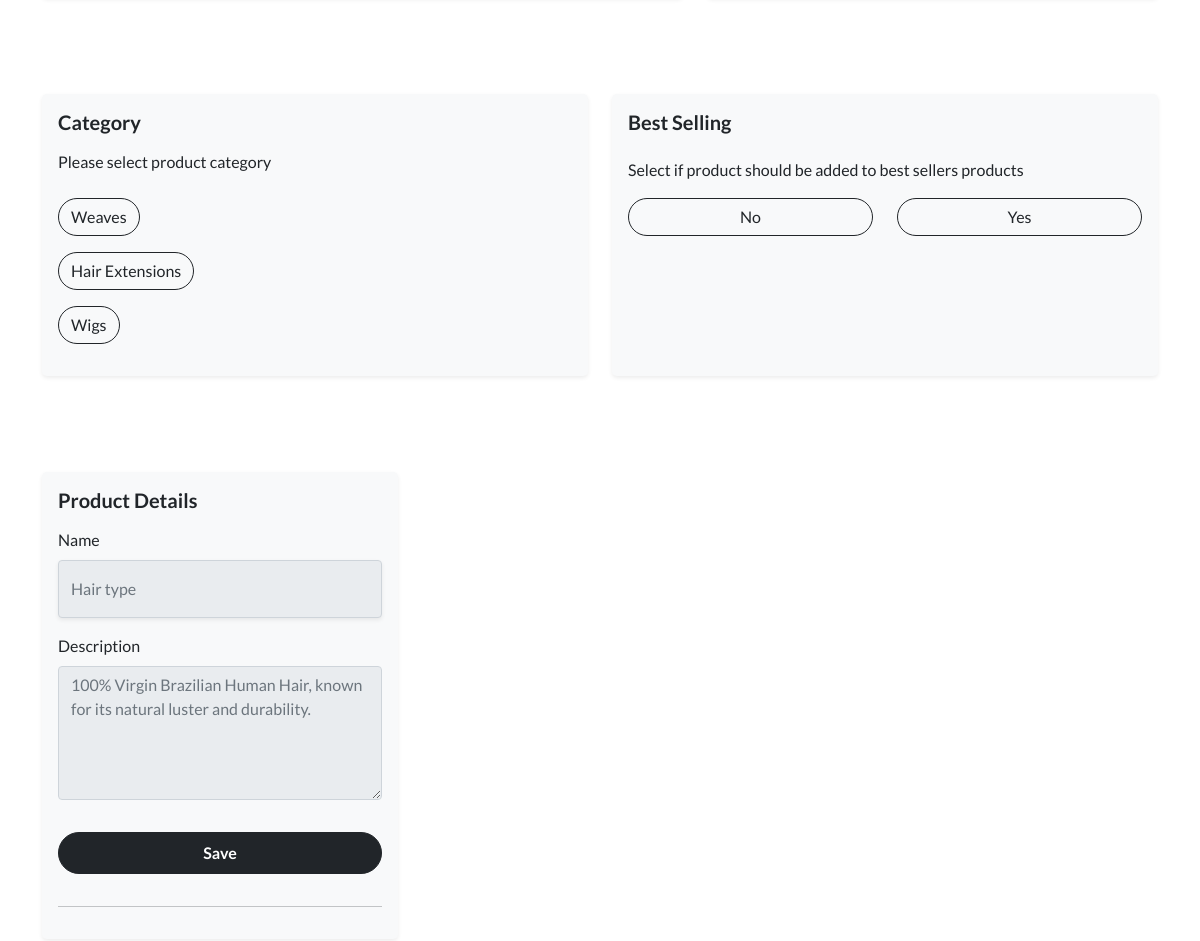
The page /dashboard/product/new/ (middle part) on the database as committed earlier.
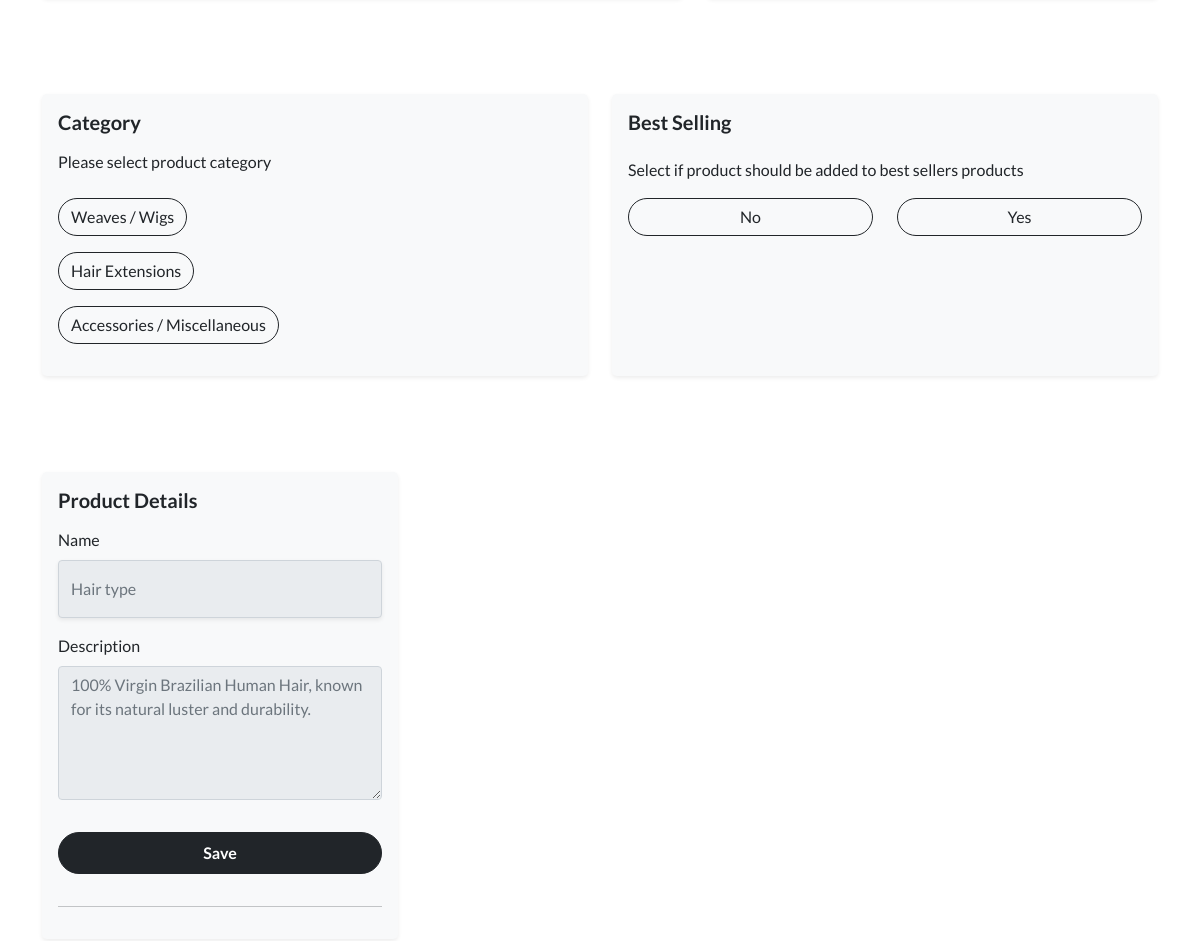
The same page on the database as committed later.
### products/models.py (models this page shows, shortened)
class ProductCatalogModel(models.Model):
    title = models.CharField(max_length=200, null=True, blank=True)
    catalog_image = models.ImageField(
        null=True, blank=True, upload_to='static/images')

### dashboard/views.py (the view, shortened to what this page needs)
# urls.py: path('product/new/',views.NewProductView,name='new-product'),
def NewProductView(request,product_id=None):
    catalog = ProductCatalogModel.objects.all()
    items = request.session.get('items', [])
    if product_id:
        product = get_object_or_404(ProductModel, id=product_id)
    else:
        product = None
    context = {
        "catalog" : catalog,
        "items" : items,
        "product" : product,
    }
    return render(request,'admin_items/new_product.html',context)

### client/context_processors.py (called while the page is built)
def user_uuid_context_processor(request):
    if request.method == 'POST' and 'submit_user_uuid' in request.POST:
        user_UUID = request.POST.get('user_UUID')
        if user_UUID:
            return {'user_UUID': user_UUID}
    return {}

### dashboard/templates/admin_items/new_product.html (shortened to what this page needs)
{% extends 'client/base.html' %}
{% load static %}
{% block content %}
<form method="POST" autocomplete="off" enctype="multipart/form-data">
  <section class="container mt-5">
    <div class="row">
    </div>
  </section>
  <section class="container mt-5">
    <div class="row">
      <div class="col-12 col-md-6 mb-5">
        <div class="bg-light rounded-3 shadow-sm p-3 h-100">
          <h5 class="fw-bold mb-3">Category</h5>
          <p class="mb-4">Please select product category</p>
          {% for data in catalog %}
          {% if data.id == product.product_catalog.id %}
          <div class="mb-3">
            <input
              type="radio"
              class="btn-check"
              id="catalog{{data.id}}"
              autocomplete="off"
              value="{{data.id}}"
              name="product_catalog"
              checked
            />
            <label
              class="btn btn-outline-dark rounded-pill"
              for="catalog{{data.id}}"
              >{{data.title}} <i class="bi bi-check-circle-fill px-2"></i
            ></label>
          </div>
          {% else %}
          <div class="mb-3">
            <label
              class="btn btn-outline-dark rounded-pill"
              for="catalog{{data.id}}"
              >{{data.title}}</label
            >
          </div>
          {% endif %}
          {% endfor %}
        </div>
      </div>
      <div class="col-12 col-md-6 mb-5">
        <div class="bg-light rounded-3 shadow-sm p-3 h-100">
          <div class="row d-flex align-items-center mb-4">
            <div class="col">
              <h5 class="fw-bold mb-0">Best Selling</h5>
            </div>
          </div>
          <p>Select if product should be added to best sellers products</p>
          <div class="row">
            <div class="col">
              <div class="mb-3">
                <label
                  class="btn btn-outline-dark rounded-pill w-100"
                  for="bestNo"
                  >No</label
                >
              </div>
            </div>
            <div class="col">
              <div class="mb-3">
                <label
                  class="btn btn-outline-dark rounded-pill w-100"
                  for="bestYes"
                  >Yes</label
                >
              </div>
            </div>
          </div>
        </div>
      </div>
    </div>
  </section>
</form>
<section class="container mt-5">
  <div class="row">
    <div class="col-12 col-md-6 col-lg-4">
      <div class="bg-light rounded-3 shadow-sm p-3 h-100">
        <h5 class="fw-bold mb-3">Product Details</h5>
        <form
          method="POST"
          hx-post="{% url 'create-details' %}"
          hx-target="#productDetails"
          hx-trigger="submit"
          hx-on="htmx:afterRequest: document.querySelector('#detailsForm').reset();"
          id="detailsForm"
        >
          <div class="mb-3">
            <label for="detailsName" class="form-label">Name</label>
            <input
              type="text"
              class="form-control shadow-sm py-3 form_background"
              id="detailsName"
              placeholder="Hair type"
              name="type"
              aria-describedby="detailsNamehelp"
            />
          </div>
          <div class="mb-3">
            <label for="typeDescription" class="form-label">Description</label>
            <textarea
              class="form-control form_background"
              id="typeDescription"
              rows="5"
              name="detailsDescription"
              placeholder="100% Virgin Brazilian Human Hair, known for its natural luster and durability."
            ></textarea>
          </div>
          <button
            type="submit"
            class="btn btn-dark rounded-pill w-100 my-3 py-2 fw-bold"
          >
            Save
          </button>
        </form>
        <hr class="my-3" />
      </div>
    </div>
  </div>
</section>
{% endblock %}

Rows that differ between the two databases and show on the page:
removed ProductCatalogModel: title "Wigs"
changed ProductCatalogModel: title "Weaves" → "Weaves / Wigs"
added ProductCatalogModel: title "Accessories / Miscellaneous"
